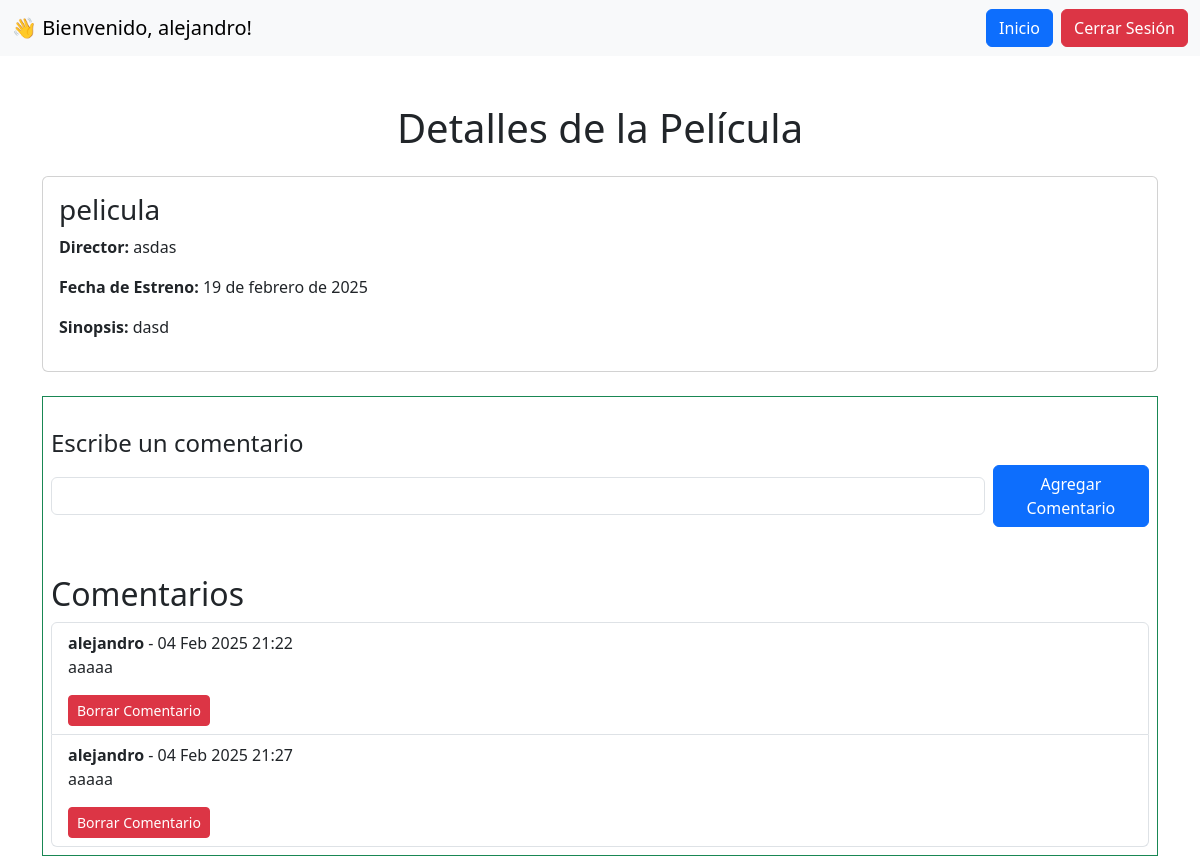
The app's page /ver_pelicula/1/ (signed in) with its own data.
### cine/models.py (models this page shows, shortened)
class Pelicula(models.Model):
    nombre_pelicula = models.CharField(max_length=100)
    director = models.CharField(max_length=100)
    fecha_estreno = models.DateField()
    sinopsis = models.TextField()
    author = models.ForeignKey(User, on_delete=models.CASCADE)

class Comentario(models.Model):
    pelicula = models.ForeignKey(Pelicula, related_name='comentarios', on_delete=models.CASCADE)
    autor = models.ForeignKey(User, on_delete=models.CASCADE)
    comentario = models.TextField()
    fecha_comentario = models.DateTimeField(auto_now_add=True)

### prueba/views.py (the view, shortened to what this page needs)
# urls.py: path('ver_pelicula/<int:pelicula_id>/', views.ver_pelicula, name='ver_pelicula'),
@login_required
def ver_pelicula(request, pelicula_id):
    pelicula = Pelicula.objects.get(id=pelicula_id)
    comentarios = Comentario.objects.filter(pelicula=pelicula)
    if 'delete_comentario' in request.POST:
        comentario_id = request.POST.get('comentario_id')
        comentario = get_object_or_404(Comentario, id=comentario_id)
        if comentario.autor == request.user:
            comentario.delete()
    return render(request, 'ver_pelicula.html', {
        'pelicula': pelicula,
        'comentarios': comentarios
    })

### templates/ver_pelicula.html (shortened to what this page needs)
<!DOCTYPE html>
<html lang="es">
<head>
    <link href="https://cdn.jsdelivr.net/npm/bootstrap@5.3.0-alpha1/dist/css/bootstrap.min.css" rel="stylesheet">
</head>
<body>
    <nav class="navbar navbar-expand-lg navbar-light bg-light">
        <div class="container-fluid">
            <a class="navbar-brand" href="#">👋 Bienvenido, {{ user.first_name|default:user.username }}!</a>
            <div class="d-flex">
                <a href="{% url 'crud' %}" class="btn btn-primary me-2">Inicio</a>
                <a href="{% url 'logout' %}" class="btn btn-danger">Cerrar Sesión</a>
            </div>
        </div>
    </nav>
    <div class="container mt-5">
    <h1 class="text-center mb-4">Detalles de la Película</h1>
    <div class="card">
        <div class="card-body">
            <h3 class="card-title">{{ pelicula.nombre_pelicula }}</h3>
            <p><strong>Director:</strong> {{ pelicula.director }}</p>
            <p><strong>Fecha de Estreno:</strong> {{ pelicula.fecha_estreno }}</p>
            <p><strong>Sinopsis:</strong> {{ pelicula.sinopsis }}</p>
        </div>
    </div>
    <br>
    <div class="border border-success p-2 mb-2">
        {% if user != pelicula.author %}
        <div class="mt-4">
            <h4>Escribe un comentario</h4>
            <form method="POST">
                <div class="d-flex align-items-center">
                    <input class="form-control me-2" name="comentario" rows="3" required></input>
                    <button type="submit" class="btn btn-primary">Agregar Comentario</button>
                </div>
            </form>
        </div>
        {% else %}
        <div class="alert alert-warning mt-4">
            No puedes comentar en tu propia película.
        </div>
        {% endif %}
        <h2 class="mt-5">Comentarios</h2>
        <div class="list-group">
            {% for comentario in comentarios %}
                <div class="list-group-item">
                    <strong>{{ comentario.autor.first_name }}</strong> - {{ comentario.fecha_comentario|date:"d M Y H:i" }}
                    <p>{{ comentario.comentario }}</p>
                    {% if comentario.autor == user %}
                    <form method="POST" style="display:inline;">
                        <button type="submit" name="delete_comentario" class="btn btn-danger btn-sm">Borrar Comentario</button>
                    </form>
                    {% endif %}
                </div>
            {% endfor %}
        </div>
    </div>
</div>
</body>
</html>

### records on screen
Pelicula: nombre_pelicula "pelicula", director "asdas", fecha_estreno "19 de febrero de 2025", sinopsis "dasd"
Comentario: autor.first_name "alejandro", fecha_comentario "04 Feb 2025 21:22", comentario "aaaaa"
Comentario: autor.first_name "alejandro", fecha_comentario "04 Feb 2025 21:27", comentario "aaaaa"

### other values on screen
{{ user.first_name|default:user.username }} "alejandro"
